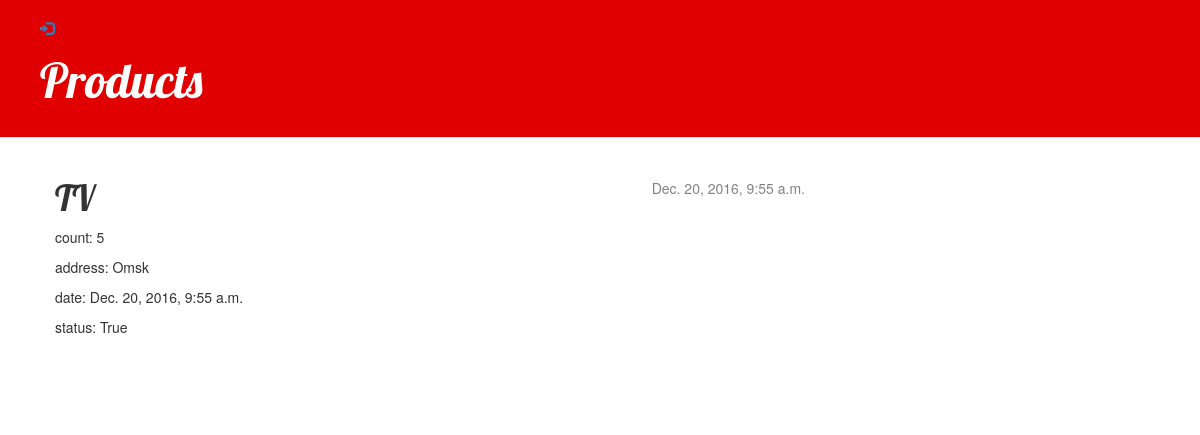
/prod/6/, run on the app's committed database.
### product/models.py (models this page shows, shortened)
class InfoProd(models.Model):
    prod_title = models.CharField(max_length=100)
    prod_count = models.IntegerField(default=0)
    prod_address = models.CharField(max_length=200)
    prod_date = models.DateTimeField('prod_date')
    prod_status = models.BooleanField()

### product/views.py (the view)
# urls.py: url(r'^prod/(?P<pk>[0-9]+)/$', views.prod_detail, name='prod_detail'),
def prod_detail(request, pk):
    prod = get_object_or_404(InfoProd, pk=pk)
    return render(request, 'product/prod_detail.html', {'prod': prod})

### product/templates/product/prod_detail.html (shortened to what this page needs)
{% extends 'product/base.html' %}
    {% block content %}
        <div class="prod">
            {% if prod.prod_date %}
                <div class="date">
                    {{ prod.prod_date }}
                </div>
            {% endif %}
            <h1>{{ prod.prod_title }}</h1>
            <p> count: {{ prod.prod_count }}</p>
            <p> address: {{ prod.prod_address }}</p>
            <p> date: {{ prod.prod_date }}</p>
            <p> status: {{ prod.prod_status }}</p>
        </div>
    {% endblock %}

### product/static/css/product.css (style rules this page uses)
h1, h2, h3, h4 { font-family: 'Lobster', cursive; }
.date { float: right; color: #828282; }
.prod { margin-bottom: 70px; }

### data on the page
InfoProd: prod_date "Dec. 20, 2016, 9:55 a.m.", prod_title "TV", prod_count "5", prod_address "Omsk", prod_status "True"
